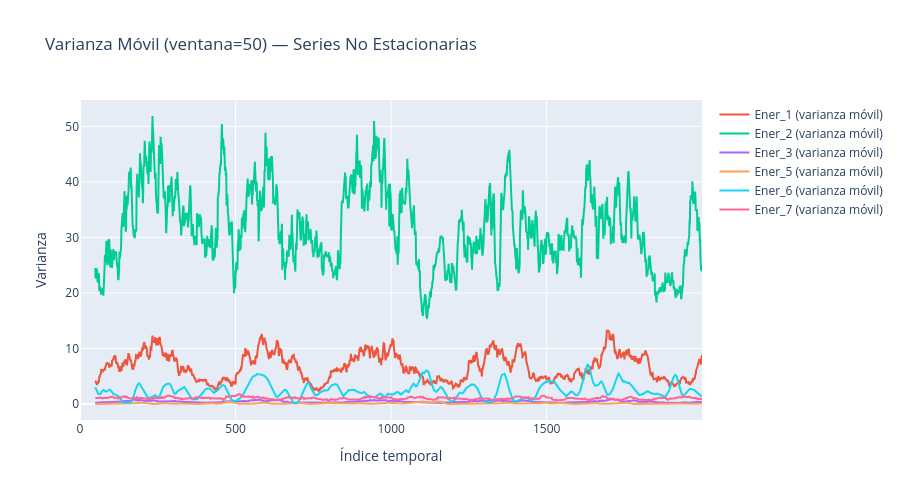

Notebook code cell kept with this figure:
### Markdown cell above
### Decisión de tratamiento: casos ambiguos

**Marcamos `Ener_1`, `Ener_2` y `Ener_3` como CASOS AMBIGUOS**: ADF y KPSS se
contradicen (`Coinciden = False`), a diferencia de `Ener_5-7` donde ambos
tests coinciden en "No Estacionaria". El ratio tendencia/ruido no ayuda a
desambiguar (resultó similar en las seis series), así que la decisión se basa
únicamente en el patrón de acuerdo/desacuerdo entre ADF y KPSS.

**Decisión adoptada:** por precaución metodológica, tratamos los casos
ambiguos como **No Estacionarias** para todo el análisis posterior
(diferenciación antes de correlación de Pearson, ventana móvil, y cualquier
modelo tipo ARIMA/ARIMAX en fases siguientes). La razón es asimétrica: si una
serie ambigua en realidad es estacionaria y la tratamos como no estacionaria,
en el peor caso perdemos un poco de información al diferenciar de más; pero
si es realmente no estacionaria y la tratamos como estacionaria, el riesgo es
una correlación espuria o un modelo mal especificado — un error más grave
para las conclusiones de negocio. Esta es la postura que se debe citar en el
Informe Técnico al responder la pregunta de validación #1 del checklist.

### Code cell
fig_var = px.line(title='Varianza Móvil (ventana=50) — Series No Estacionarias')
for col in no_estacionarias:
    roll_var = ener[col].rolling(window=50).var()
    fig_var.add_scatter(x=ener.index, y=roll_var, name=f'{col} (varianza móvil)')
fig_var.update_layout(height=500, xaxis_title='Índice temporal', yaxis_title='Varianza')
fig_var.write_html('../results/figuras/varianza_movil_no_estacionarias.html', auto_open=False)
fig_var.show()

### Figure 1 — Plotly figure (JSON) as saved in the notebook; plotly's stock layout.template omitted (floating-point values rounded to 4 significant figures; data arrays with more than 128 entries replaced by an {"elided": "..."} marker saying what was removed)
{"data": [{"hovertemplate": "<extra></extra>", "legendgroup": "", "line": {"color": "#636efa", "dash": "solid"}, "marker": {"symbol": "circle"}, "mode": "lines", "name": "", "orientation": "v", "showlegend": false, "type": "scatter", "xaxis": "x", "yaxis": "y"}, {"name": "Ener_1 (varianza móvil)", "type": "scatter", "x": {"elided": "2000 int values"}, "y": {"elided": "2000 float values"}}, {"name": "Ener_2 (varianza móvil)", "type": "scatter", "x": {"elided": "2000 int values"}, "y": {"elided": "2000 float values"}}, {"name": "Ener_3 (varianza móvil)", "type": "scatter", "x": {"elided": "2000 int values"}, "y": {"elided": "2000 float values"}}, {"name": "Ener_5 (varianza móvil)", "type": "scatter", "x": {"elided": "2000 int values"}, "y": {"elided": "2000 float values"}}, {"name": "Ener_6 (varianza móvil)", "type": "scatter", "x": {"elided": "2000 int values"}, "y": {"elided": "2000 float values"}}, {"name": "Ener_7 (varianza móvil)", "type": "scatter", "x": {"elided": "2000 int values"}, "y": {"elided": "2000 float values"}}], "layout": {"height": 500, "legend": {"tracegroupgap": 0}, "title": {"text": "Varianza Móvil (ventana=50) — Series No Estacionarias"}, "xaxis": {"anchor": "y", "domain": [0, 1], "title": {"text": "Índice temporal"}}, "yaxis": {"anchor": "x", "domain": [0, 1], "title": {"text": "Varianza"}}}}
